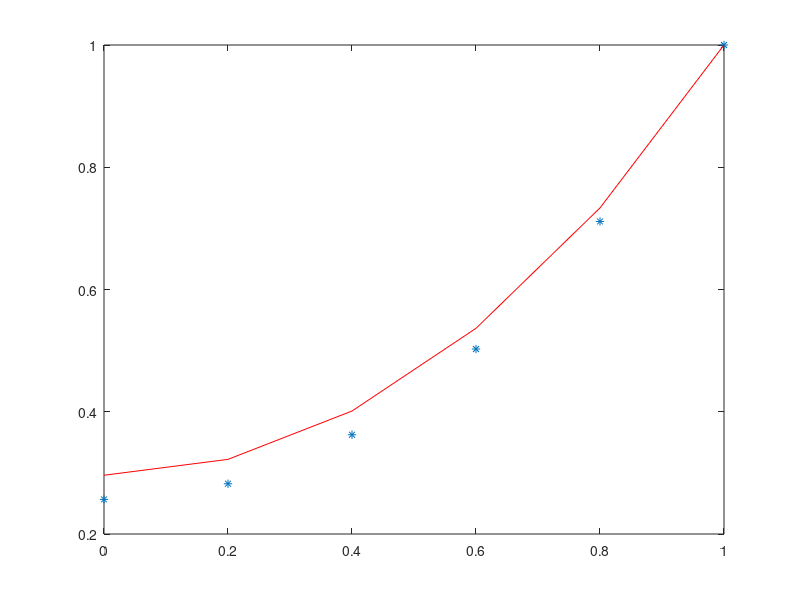

MATLAB code to generate this figure:
clear all ; close all; clc
xmin=0;
xmax=1;
ymax=1; %y5
NI=4;
h=(xmax-xmin)/(NI+1);
x=linspace(xmin,xmax,NI+2)'; 

% Armo la matriz de 5x5, no se depejaba el valor 0
dp1=[(2-h^2); (1-h^2)*ones(NI-1,1)] % vector 2-h^2 1-h2^2 1-h^2 1-h^2 1-h^2
d0=-2*ones(NI+1,1);  % diagonal de -2
dn1=ones(NI,1);
M=diag(d0)+diag(dp1,1)+diag(dn1,-1); % diag(d,1) es la supradiag, diag(d, -1) es la infradiag

b=h^2*ones(NI+1,1);  
b(end) = h^2-(1-h^2)*ymax; % con ymax=f(1) = 1 es -1+2h^2

ysimi=M\b % inv(M)*b; % bpuntos intermedios incluyendo la frontera izquierda
ysim=[ysimi;  ymax];

yex = @(x) 2*( (e.^x + e.^(-x))/(e+e^(-1)) )-1; % sn exacta 

plot(x, ysim, '*', x , yex(x),'-r')

error_ = norm(yex(x)-ysim, 'inf') % max(abs(yex(x)-ysim))  Norma infinita